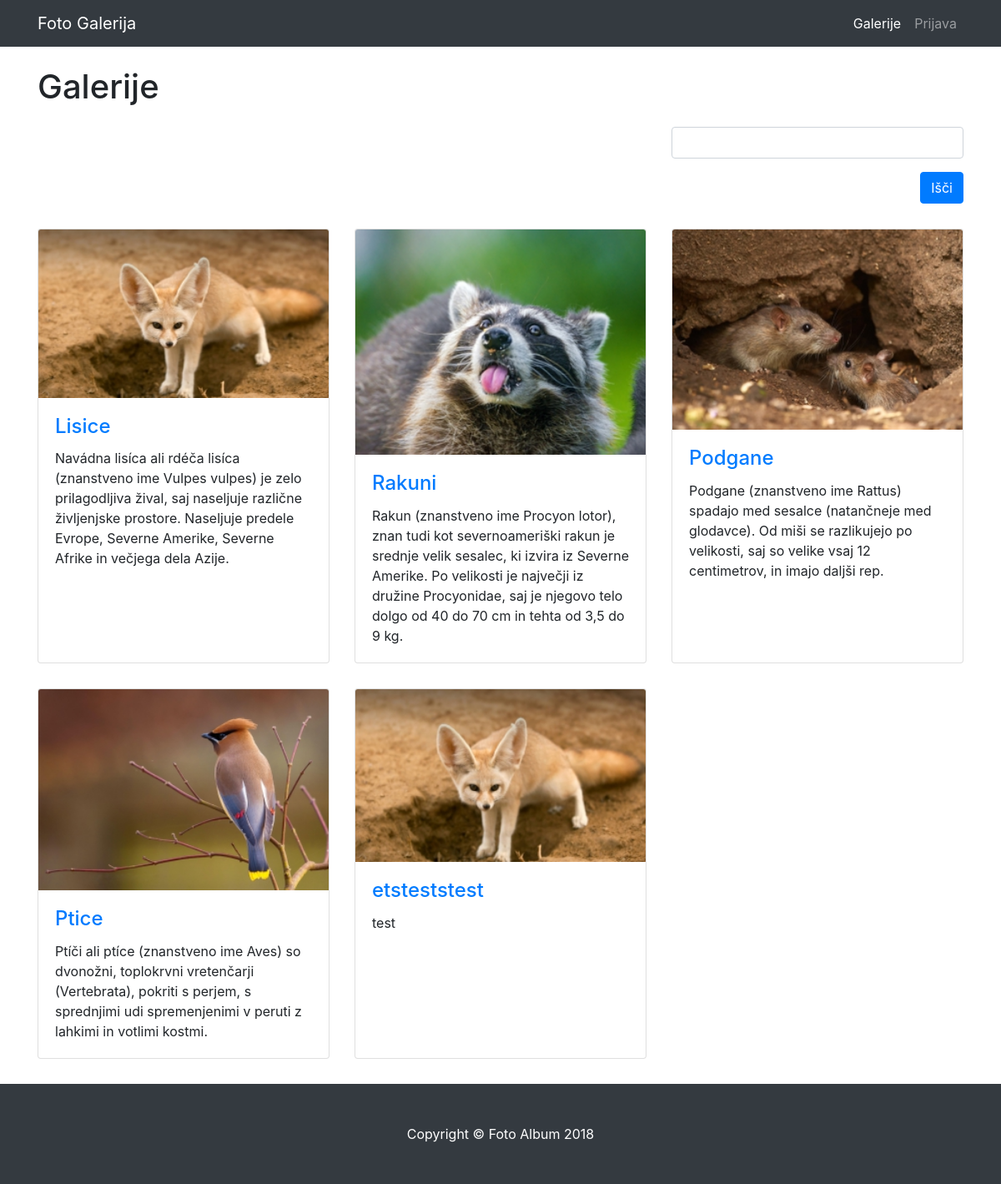
Before: / with the older database file.
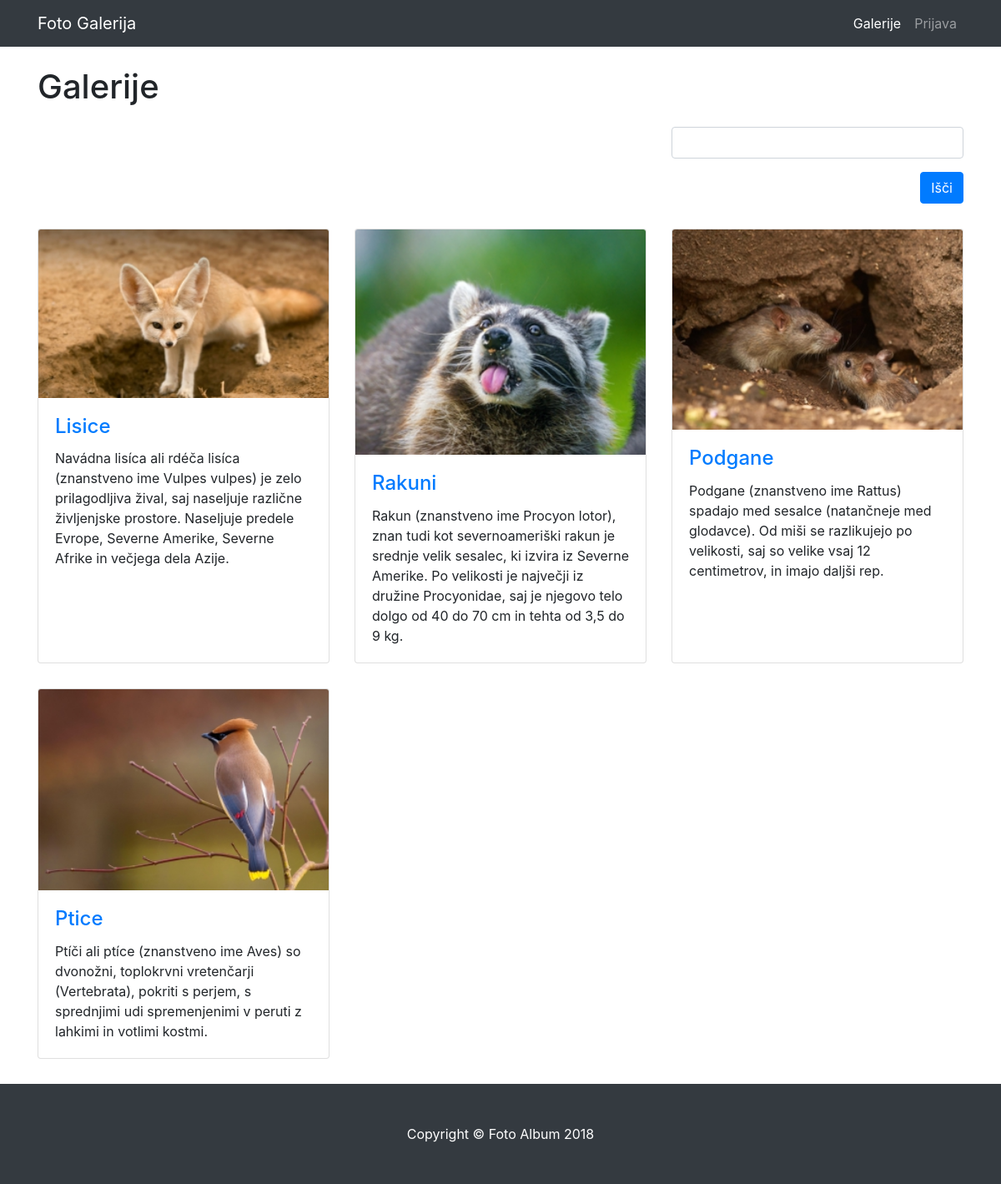
After: the same page with the newer database file.
### tables this page shows
CREATE TABLE `album` (
  `ID` int(10) NOT NULL,
  `naslov_albuma` varchar(500) NOT NULL,
  `opis_albuma` varchar(1000) NOT NULL,
  `slika` varchar(500) NOT NULL,
  `status` varchar(20) NOT NULL
);

### index.php (the view, shortened to what this page needs)
<?php
include "glava.php";
include "meni.php";
include "povezi.php";
?>
    <div class="container">
      <h1 class="my-4">Galerije</h1>
<div class="row">
<div class="col-lg-4 col-sm-6 portfolio-item"></div>
<div class="col-lg-4 col-sm-6 portfolio-item"></div>
<div class="col-lg-4 col-sm-6 portfolio-item">
<form role="form" method="post" action="iskalnik.php" id="isci">
      <div class="form-group">
       <input type="text" name="iskalnik" id="iskalnik" class="form-control">
      </div>
      <div align="right">
        <input id="isci" class="btn btn-primary" value="Išči" type="submit">
      </div>
    </form>
</div>
</div>
	<div class="row">
<?php
$result = mysqli_query($povezi,"SELECT * FROM album WHERE status='procesiranje'");
while ($row = mysqli_fetch_assoc($result)){
$naslov_albuma=$row['naslov_albuma'];
$opis_albuma=$row['opis_albuma'];
?>
<div class="col-lg-4 col-sm-6 portfolio-item">
          <div class="card h-100">
            <a href="galerija.php?id=<?php echo $row["ID"];?>"><img class="card-img-top" src="admin/zmanjsane_slike/<?php echo $row['slika'];?>"></a>
            <div class="card-body">
              <h4 class="card-title">
                <a href="galerija.php?id=<?php echo $row["ID"];?>"><?php echo "$naslov_albuma";?></a>
              </h4>
              <p class="card-text"><?php echo "$opis_albuma";?></p>
            </div>
          </div>
        </div>
<?php } ?>
	</div>
</div>
<?php include "noga.php"; ?>

Changed rows visible on the page:
no longer on this page (row edited): album: slika (picture), naslov_albuma "etsteststest", opis_albuma "test"
